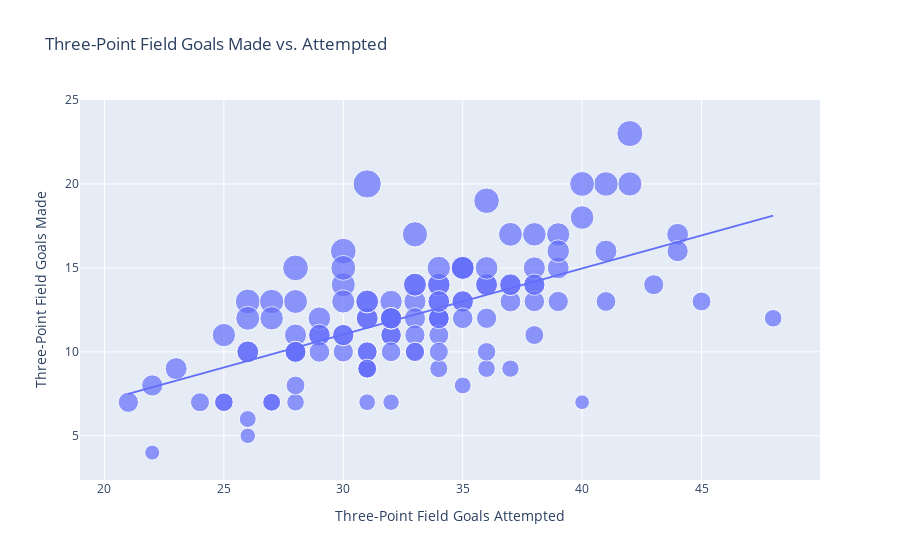

Source (notebook cell):
### Code cell
# Scatter plot for three-point shooting trends
fig = px.scatter(hawks_data_sorted, x='FG3A', y='FG3', size='FG3_PCT', trendline='ols',
                 title='Three-Point Field Goals Made vs. Attempted',
                 labels={'FG3': 'Three-Point Field Goals Made', 'FG3A': 'Three-Point Field Goals Attempted', 'FG3_PCT': 'Three-Point Percentage'})

fig.update_layout(xaxis_title='Three-Point Field Goals Attempted', yaxis_title='Three-Point Field Goals Made', showlegend=False)
fig.show()

### Figure 1 — Plotly figure (JSON) as saved in the notebook; plotly's stock layout.template omitted (floating-point values rounded to 4 significant figures)
{"data": [{"hovertemplate": "Three-Point Field Goals Attempted=%{x}<br>Three-Point Field Goals Made=%{y}<br>Three-Point Percentage=%{marker.size}<extra></extra>", "legendgroup": "", "marker": {"color": "#636efa", "size": [0.476, 0.344, 0.323, 0.175, 0.386, 0.393, 0.391, 0.385, 0.394, 0.379, 0.368, 0.29, 0.528, 0.344, 0.29, 0.353, 0.548, 0.364, 0.414, 0.333, 0.375, 0.645, 0.357, 0.259, 0.412, 0.406, 0.265, 0.429, 0.371, 0.389, 0.488, 0.5, 0.333, 0.303, 0.389, 0.333, 0.429, 0.375, 0.382, 0.25, 0.429, 0.467, 0.351, 0.353, 0.412, 0.243, 0.357, 0.459, 0.324, 0.385, 0.292, 0.387, 0.441, 0.289, 0.364, 0.417, 0.395, 0.424, 0.333, 0.387, 0.323, 0.375, 0.5, 0.515, 0.326, 0.424, 0.419, 0.45, 0.29, 0.447, 0.25, 0.464, 0.313, 0.378, 0.436, 0.317, 0.41, 0.28, 0.419, 0.229, 0.25, 0.379, 0.286, 0.231, 0.219, 0.28, 0.367, 0.278, 0.357, 0.342, 0.333, 0.375, 0.378, 0.353, 0.364, 0.289, 0.367, 0.481, 0.382, 0.44, 0.259, 0.345, 0.385, 0.192, 0.536, 0.533, 0.371, 0.462, 0.294, 0.182, 0.39, 0.368, 0.5, 0.226, 0.444, 0.343, 0.433, 0.303], "sizemode": "area", "sizeref": 0.001613, "symbol": "circle"}, "mode": "markers", "name": "", "orientation": "v", "showlegend": false, "type": "scatter", "x": [42, 32, 31, 40, 44, 28, 23, 26, 33, 29, 38, 31, 36, 32, 31, 34, 42, 33, 29, 33, 32, 31, 28, 27, 34, 32, 34, 35, 35, 36, 41, 26, 30, 33, 36, 21, 35, 32, 34, 28, 35, 30, 37, 34, 34, 37, 28, 37, 34, 39, 24, 31, 34, 45, 44, 36, 38, 33, 36, 31, 31, 32, 40, 33, 43, 33, 31, 40, 31, 38, 48, 28, 32, 37, 39, 41, 39, 25, 31, 35, 36, 29, 28, 26, 32, 25, 30, 36, 28, 38, 39, 32, 37, 34, 22, 38, 30, 27, 34, 25, 27, 29, 26, 26, 28, 30, 35, 26, 34, 22, 41, 38, 30, 31, 27, 35, 30, 33], "xaxis": "x", "y": [20, 11, 10, 7, 17, 11, 9, 10, 13, 11, 14, 9, 19, 11, 9, 12, 23, 12, 12, 11, 12, 20, 10, 7, 14, 13, 9, 15, 13, 14, 20, 13, 10, 10, 14, 7, 15, 12, 13, 7, 15, 14, 13, 12, 14, 9, 10, 17, 11, 15, 7, 12, 15, 13, 16, 15, 15, 14, 12, 12, 10, 12, 20, 17, 14, 14, 13, 18, 9, 17, 12, 13, 10, 14, 17, 13, 16, 7, 13, 8, 9, 11, 8, 6, 7, 7, 11, 10, 10, 13, 13, 12, 14, 12, 8, 11, 11, 13, 13, 11, 7, 10, 10, 5, 15, 16, 13, 12, 10, 4, 16, 14, 15, 7, 12, 12, 13, 10], "yaxis": "y"}, {"hovertemplate": "<b>OLS trendline</b><br>FG3 = 0.393246 * FG3A + -0.760681<br>R<sup>2</sup>=0.368495<br><br>Three-Point Field Goals Attempted=%{x}<br>Three-Point Field Goals Made=%{y} <b>(trend)</b><extra></extra>", "legendgroup": "", "marker": {"color": "#636efa", "symbol": "circle"}, "mode": "lines", "name": "", "showlegend": false, "type": "scatter", "x": [21, 22, 22, 23, 24, 25, 25, 25, 26, 26, 26, 26, 26, 26, 27, 27, 27, 27, 28, 28, 28, 28, 28, 28, 28, 28, 29, 29, 29, 29, 30, 30, 30, 30, 30, 30, 30, 31, 31, 31, 31, 31, 31, 31, 31, 31, 31, 31, 32, 32, 32, 32, 32, 32, 32, 32, 32, 33, 33, 33, 33, 33, 33, 33, 33, 34, 34, 34, 34, 34, 34, 34, 34, 34, 34, 34, 35, 35, 35, 35, 35, 35, 35, 36, 36, 36, 36, 36, 36, 36, 37, 37, 37, 37, 37, 38, 38, 38, 38, 38, 38, 39, 39, 39, 39, 40, 40, 40, 41, 41, 41, 42, 42, 43, 44, 44, 45, 48], "xaxis": "x", "y": [7.497, 7.891, 7.891, 8.284, 8.677, 9.07, 9.07, 9.07, 9.464, 9.464, 9.464, 9.464, 9.464, 9.464, 9.857, 9.857, 9.857, 9.857, 10.25, 10.25, 10.25, 10.25, 10.25, 10.25, 10.25, 10.25, 10.64, 10.64, 10.64, 10.64, 11.04, 11.04, 11.04, 11.04, 11.04, 11.04, 11.04, 11.43, 11.43, 11.43, 11.43, 11.43, 11.43, 11.43, 11.43, 11.43, 11.43, 11.43, 11.82, 11.82, 11.82, 11.82, 11.82, 11.82, 11.82, 11.82, 11.82, 12.22, 12.22, 12.22, 12.22, 12.22, 12.22, 12.22, 12.22, 12.61, 12.61, 12.61, 12.61, 12.61, 12.61, 12.61, 12.61, 12.61, 12.61, 12.61, 13.0, 13.0, 13.0, 13.0, 13.0, 13.0, 13.0, 13.4, 13.4, 13.4, 13.4, 13.4, 13.4, 13.4, 13.79, 13.79, 13.79, 13.79, 13.79, 14.18, 14.18, 14.18, 14.18, 14.18, 14.18, 14.58, 14.58, 14.58, 14.58, 14.97, 14.97, 14.97, 15.36, 15.36, 15.36, 15.76, 15.76, 16.15, 16.54, 16.54, 16.94, 18.12], "yaxis": "y"}], "layout": {"legend": {"itemsizing": "constant", "tracegroupgap": 0}, "showlegend": false, "title": {"text": "Three-Point Field Goals Made vs. Attempted"}, "xaxis": {"anchor": "y", "domain": [0, 1], "title": {"text": "Three-Point Field Goals Attempted"}}, "yaxis": {"anchor": "x", "domain": [0, 1], "title": {"text": "Three-Point Field Goals Made"}}}}
